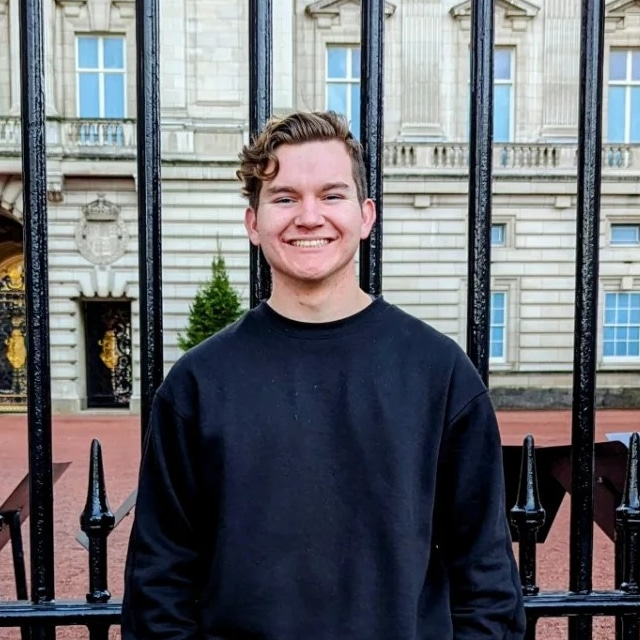
#> input picture images/JP-Profile.jpg, 640 x 640 px
$ python main.py images/JP-Profile.jpg
#> lines starting #> are read from the running program, lines starting #| are printed output that depends on the picture
## Image to ASCII Art
import numpy as np
from PIL import Image
from sys import argv

ascii = "`^\",:;Il!i~+_-?][}{1)(|\\/tfjrxnuvczXYUJCLQ0OZmwqpdbkhao*#MW&8%B@$"
RESIZE_FACTOR = 2

def main():
    # Gets the filename, either with a default or user-inputted value
    filename = 'images/test.jpg'
    if len(argv) > 1: filename = argv[1]
    print(f'File: {filename}')

    # Load the image
    try:
        image = Image.open(filename)
#> image is the input picture: PIL image 640x640 RGB; mean R, G, B 104.2, 106, 111.3
        print('Successfully loaded image')
        width, height = image.size[0], image.size[1]
#> width = 640; height = 640
        image = image.resize((width // RESIZE_FACTOR, height // RESIZE_FACTOR))
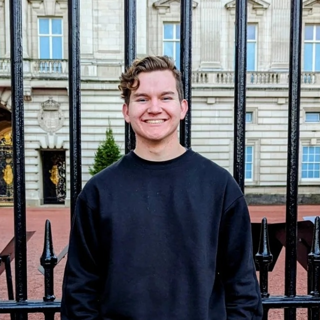
#> image: PIL image 320x320 RGB; mean R, G, B 104.3, 106, 111.3
        print(f'Image size: {image.size[0]} x {image.size[1]} pixels')
#| Image size: 320 x 320 pixels
    except:
        print('Failed to load image')
        return

    # Convert the image to an array
    print('Converting image to array...')
    img_array = np.array(image)

    ascii_image = []

    # Convert the image to a brightness matrix
    print('Converting image to brightness matrix...')
    for line in img_array:
        ascii_line = []
        for pixel in line:
            r, g, b = int(pixel[0]), int(pixel[1]), int(pixel[2])

            # 3 Methods of determining brightness: Average, Luminosity, and Lightness
            brightness = (r + g + b) / 3 # Average
            #brightness = 0.21*r + 0.72*g + 0.07*b # Luminosity
            #brightness = min(round(max(r, g, b) + min(r, g, b) / 2), 254) # Lightness

            char = ascii[int(brightness / 255 * len(ascii))]

            # 3 characters per pixel (to adjust for most characters being 3x as tall as they are wide)
            ascii_line.append(char)
            ascii_line.append(char)
            ascii_line.append(char)
        ascii_image.append(ascii_line)
#> after the loop, ascii_image = 320 items

    # Print the ASCII image
    print('Printing ASCII image...')
    with open('ascii_image_average.txt', 'w') as f:
        for line in ascii_image:
            for pixel in line:
                f.write(pixel)
            f.write('\n')

if __name__ == '__main__':
    main()
